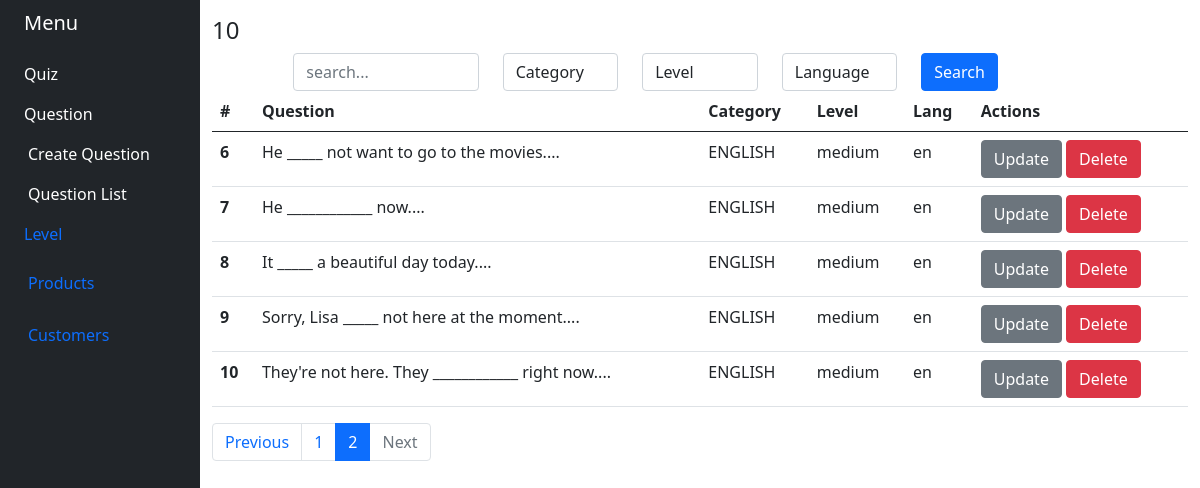
Page /admins/list/?page=2 on the committed database.
### quiz_app/models.py (models this page shows, shortened)
class Question(Auditable):
    question = models.CharField(max_length=300)
    category = models.CharField(max_length=100, choices=category_choices())
    level = models.CharField(max_length=100, choices=level_choices())
    lang = models.CharField(max_length=100, choices=lang_choices())
    valid = models.BooleanField(default=False)

### admins_app/views.py (the view)
# urls.py: path('list/', QuestionListView.as_view(), name='question_list'),
class QuestionListView(ListView):
    model = Question
    context_object_name = 'questions'
    template_name = 'question/question_list.html'
    def get_context_data(self, *, object_list=None, **kwargs):
        page_number = self.request.GET.get('page', 1)
        category_filter = self.request.GET.get('category_filter')
        level_filter = self.request.GET.get('level_filter')
        lang_filter = self.request.GET.get('lang_filter')
        search = self.request.GET.get('search')
        context = super().get_context_data(object_list=object_list, **kwargs)
        questions = self.model.objects.filter(
            Q(question__contains=(search or '')) &
            Q(category__startswith=(category_filter or '')) &
            Q(level__startswith=(level_filter or '')) &
            Q(lang__startswith=(lang_filter or ''))
        ).all()
        paginator = Paginator(questions, 5)
        page_obj = paginator.get_page(page_number)
        context['questions'] = page_obj
        context['categories'] = Category.objects.all()
        context['levels'] = Level.objects.all()
        context['langs'] = Language.objects.all()
        context['total'] = questions.count()
        return context

### admins_app/templatetags/mytags.py (called while the page is built)
@register.filter(name="gen_id")
def gen_id(value: int, arg: int):
    return (value - 1) * 5 + arg

### admins_app/templates/question/question_list.html (shortened to what this page needs)
{% extends 'base.html' %}
{% load mytags %}
{% block content %}
    <p class="h4">{{ total }}</p>
    <div class="row">
        <form>
            <div class="offset-1 col-10">
                <div class="row align-items-center">
                    <div class="col-3">
                        <input type="text" class="form-control" name="search" id="search" placeholder="search...">
                    </div>
                    <div class="col-2">
                        <select name="category_filter" class="form-control" id="category_filter">
                            <option value="" hidden>Category</option>
                        </select>
                    </div>
                    <div class="col-2">
                        <select name="level_filter" class="form-control" id="level_filter">
                            <option value="" hidden>Level</option>
                        </select>
                    </div>
                    <div class="col-2">
                        <select name="lang_filter" class="form-control" id="lang_filter">
                            <option value="" hidden>Language</option>
                        </select>
                    </div>
                    <div class="col-1">
                        <button type="submit" class="btn btn-primary">Search</button>
                    </div>
                </div>
            </div>
        </form>
    </div>
    <table class="table table-hover">
        <thead>
        <tr>
            <th scope="col">#</th>
            <th scope="col">Question</th>
            <th scope="col">Category</th>
            <th scope="col">Level</th>
            <th scope="col">Lang</th>
            <th scope="col">Actions</th>
        </tr>
        </thead>
        <tbody>
        {% for question in questions %}
            <tr>
                <th scope="row"> {{ questions.number|gen_id:forloop.counter }}</th>
                <td>{{ question.question|slice:100 }}...</td>
                <td>{{ question.category }}</td>
                <td>{{ question.level }}</td>
                <td>{{ question.lang }}</td>
                <td>
                    <a class="btn btn-secondary" href="{% url 'admins:quiz-update' question.id %}">Update</a>
                    <a class="btn btn-danger" href="{% url 'admins:quiz-delete' question.id %}">Delete</a>
                </td>
            </tr>
        {% endfor %}
        </tbody>
    </table>
    {% if questions.paginator.page_range %}
        <nav aria-label="Page navigation example">
            <ul class="pagination">
                {% if questions.has_previous %}
                    <li class="page-item">
                        <a class="page-link" href="?page={{ questions.previous_page_number }}"
                           aria-label="Previous">
                            Previous
                        </a>
                    </li>
                {% else %}
                    <li class="page-item disabled">
                        <a class="page-link" href="#" aria-label="Previous">
                            Previous
                        </a>
                    </li>
                {% endif %}
                {% for page in questions.paginator.page_range %}
                    {% if questions.number == page %}
                        <li class="page-item active">
                            <a aria-current="page" class="page-link" href="?page={{ page }}">{{ page }}</a>
                        </li>
                    {% else %}
                        <li class="page-item"><a class="page-link" href="?page={{ page }}">{{ page }}</a></li>
                    {% endif %}
                {% endfor %}
                {% if questions.has_next %}
                    <li class="page-item">
                        <a class="page-link" href="?page={{ questions.next_page_number }}" aria-label="Next">
                            Next
                        </a>
                    </li>
                {% else %}
                    <li class="page-item disabled">
                        <a class="page-link" href="#" aria-label="Next">
                            Next
                        </a>
                    </li>
                {% endif %}
            </ul>
        </nav>
    {% endif %}
{% endblock %}

### rows in the picture
Question: number|gen_id "6", question "He _____ not want to go to the movies.", category "ENGLISH", level "medium", lang "en"
Question: number|gen_id "7", question "He ____________ now.", category "ENGLISH", level "medium", lang "en"
Question: number|gen_id "8", question "It _____ a beautiful day today.", category "ENGLISH", level "medium", lang "en"
Question: number|gen_id "9", question "Sorry, Lisa _____ not here at the moment.", category "ENGLISH", level "medium", lang "en"
Question: number|gen_id "10", question "They're not here. They ____________ right now.", category "ENGLISH", level "medium", lang "en"

### other values in the picture
{{ total }} "10"
{{ page }} "1"
{{ page }} "2"
